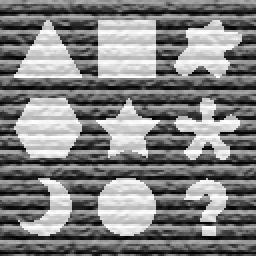
%> input picture 1.bmp, 128 x 128 px (shown 2 times larger)
$ octave test.m   (GNU Octave 9; MATLAB toolbox functions it lacks are replaced by stand-ins)
%> lines starting %> are read from the running program, lines starting %| are printed output that depends on the picture; in (x1, y1, x2, y2) boxes, pixels count from 0 and x2, y2 are one past the last pixel; in counts of white or black regions, pixels touching at a corner belong together; the program's own positions count from 1
clear all;
close all;
clc
im = imread(uigetfile('.bmp'));
%> the answer given: 1.bmp
%> im is the input picture: size 128x128 uint8; min 0, max 255, mean 127.7
k = 2;

%定义统计图像直方图信息变量
img_hist = zeros(256,1);
hist_value = zeros(256,1);

%统计直方图不同灰度对应的像素个数
for i=1:256
	img_hist(i)=sum(sum(im==(i-1)));
end;
%> after the loop, img_hist = 256 values, max 102 at index 30, min 43 at index 2, mean 64
for i=1:256
	hist_value(i)=i-1;
end;

%聚类类别初始化
cluster = zeros(k,1);%聚类的质心
cluster_count = zeros(k,1);%聚类类别个数统计
for i=1:k
	cluster(i)=uint8(rand*255);
end;

old = zeros(k,1);%old存放迭代前的质心
%迭代终止条件
while (sum(sum(abs(old-cluster))) >1e-6)
	old = cluster;
	closest_cluster = zeros(256,1);
    %初始化mindistance，存放所有灰度级到质心1的距离
	min_distance = uint8(zeros(256,1));
	min_distance = abs(hist_value-cluster(1));

	%记录每个灰度级到自己所属类的最小距离
	for i=2:k
		min_distance =min(min_distance,  abs(hist_value-cluster(i)));
	end;

	%确定每个灰度级所属类别序号
	for i=1:k
		closest_cluster(min_distance==(abs(hist_value-cluster(i)))) = i;
	end;

	%计算该类别的数量
	for i=1:k
		cluster_count(i) = sum(img_hist .*(closest_cluster==i));
	end;

    %更新质心
	for i=1:k
		if (cluster_count(i) == 0)
			cluster(i) = uint8(rand*255);
		else
			cluster(i) = uint8(sum(img_hist(closest_cluster==i).*hist_value(closest_cluster==i))/cluster_count(i));
        end;
	end;

    %为图像分配每个灰度级所处坐标的最终质心
	imresult=uint8(zeros(size(im)));
    for i=1:256
        imresult(im==(i-1))=cluster(closest_cluster(i));
    end;

    %对每个灰度级对应坐标分配标签
    clustersresult=uint8(zeros(size(im)));
    for i=1:256
        clustersresult(im==(i-1))=closest_cluster(i);
    end;

    %对每次迭代结果进行展示
    result_image=uint8(zeros(size(im)));
    for i = 1:128
        for j = 1:128
            if clustersresult(i,j)==1
                result_image(i,j)=0;
            else
                result_image(i,j)=255;
            end
        end
    end

    result_image = uint8(result_image);
    figure
    subplot(1,2,1);
    imshow(im);
    subplot(1,2,2);
    imshow(result_image);
end
%> this loop made 9 passes
%> old on passes 2 to 9: [230; 103], [210; 83], [200; 73], [195; 68], [193; 65], [192; 64], [191; 64], [191; 63]
%> pass 1, `result_image = uint8(result_image);`:
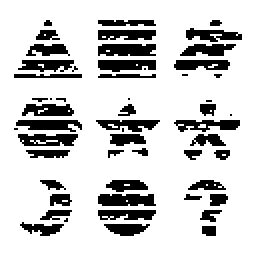
%> result_image: size 128x128 uint8 (shown 2 times larger); 80.4% white; 54 black regions (18 under 20 px), largest, box (x1, y1, x2, y2) and area: (49, 22, 78, 28) 157, (49, 97, 78, 103) 154, (49, 30, 78, 36) 141
%> pass 2, `result_image = uint8(result_image);`:
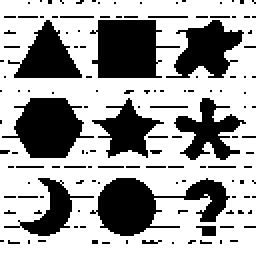
%> result_image: size 128x128 uint8 (shown 2 times larger); 65% white; 135 black regions (125 under 20 px), largest, box (x1, y1, x2, y2) and area: (45, 89, 115, 118) 982, (45, 10, 90, 39) 873, (1, 49, 47, 79) 815
%> pass 3, `result_image = uint8(result_image);`:
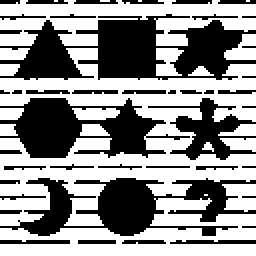
%> result_image: size 128x128 uint8 (shown 2 times larger); 57.2% white; 43 black regions (14 under 20 px), largest, box (x1, y1, x2, y2) and area: (0, 7, 128, 40) 2302, (0, 89, 128, 118) 1694, (0, 49, 95, 79) 1427
%> after the loop:
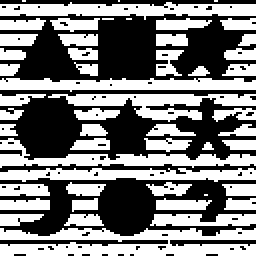
%> clustersresult: size 128x128 uint8 (shown 2 times larger); values 1 (black) and 2 (white), 49.4% white; 51 white regions (7 under 20 px), largest, box (x1, y1, x2, y2) and area: (0, 114, 128, 128) 1255, (0, 1, 128, 10) 716, (0, 69, 128, 84) 692
%> after the loop, closest_cluster = 256 values, max 2 at index 1, min 1 at index 129, mean 1.5; cluster = [191; 63]; cluster_count = [8291; 8093]
